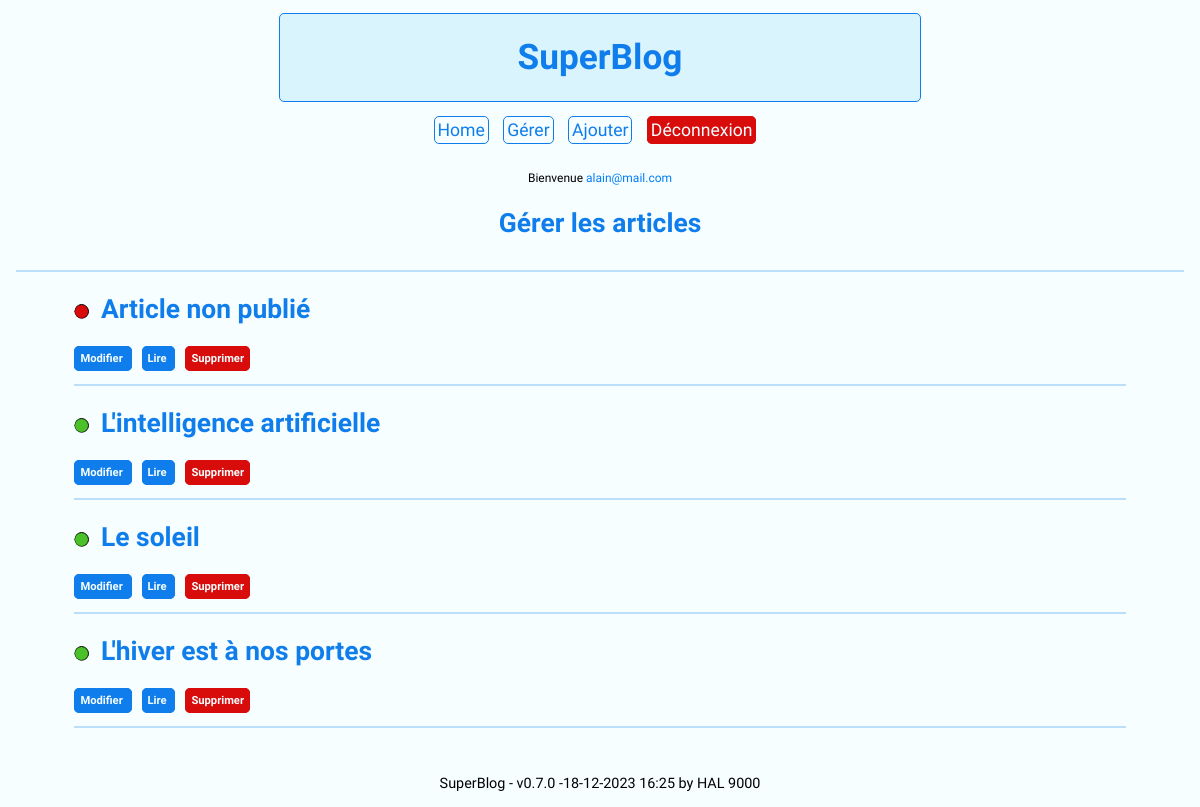
The app's page /manager.php (signed in) with its own data.
### tables this page shows
CREATE TABLE `articles` (
  `id` int(10) UNSIGNED NOT NULL,
  `title` varchar(250) NOT NULL,
  `content` longtext NOT NULL,
  `picture` varchar(250) DEFAULT NULL,
  `active` tinyint(3) UNSIGNED DEFAULT 1
);

### app/functions/fct-db.php (called while the page is built, shortened)
<?php
function getAllArticlesDB($conn, $active = '%') {
    try {
        $req = $conn->prepare("SELECT * FROM articles WHERE active LIKE :active ORDER BY id DESC");
        $req->bindParam(':active', $active);
        $req->execute();
        $resultat = $req->fetchall(PDO::FETCH_ASSOC);
        return $resultat;
    } catch (PDOException $e) {
        (DEBUG)? $st = 'Error : ' . $e->getMessage() : $st = "Error in : getAllArticlesDB() function";
        return $st;
    }
}

### app/functions/fct-ui.php (the view, shortened to what this page needs)
<?php
function displayNavigation(){
    $navigation = '';
    if($_SESSION['IDENTIFY']){
        $navigation .= '
        <nav>
            <ul class="menu">
                <li><a href="index.php">Home</a></li>
                <li><a href="manager.php">Gérer</a></li>
                <li><a href="add.php">Ajouter</a></li>
                <li><a href="logoff.php" class="btn-danger">Déconnexion</a></li>
            </ul>
            <div class="welcome"> Bienvenue <span>'.$_SESSION['user_email'].'</span></div>
        <nav>';
    }
    echo $navigation;
}
function displayHeadSection($title = APP_NAME){
    $head = '
        <meta charset="UTF-8">
        <meta name="viewport" content="width=device-width, initial-scale=1.0">
        <link rel="icon" type="image/png" href="assets/img/favicon.png">
        <link rel="preconnect" href="https://fonts.gstatic.com">
        <link rel="stylesheet" href="https://cdnjs.cloudflare.com/ajax/libs/modern-normalize/2.0.0/modern-normalize.min.css" />
        <link rel="stylesheet" href="assets/css/styles.css">
        <title>' . $title . '</title>
    ';
    echo $head;
}
function displayArticlesForManager($resultats) {
    foreach ($resultats as $article) {
        $publication = ($article['active'])? '<span class="circle-published" title="Article publié"></span>' : '<span class="circle-not-published" title="Article non publié"></span>';
        echo '<article>';
        echo '<h2>' . $publication . ' ' . $article['title'] . '</h2>';
        echo '<p><a class="btn-mini" href="edit.php?id='.$article['id'].'"> Modifier </a> <a class="btn-mini" href="article.php?id='.$article['id'].'"> Lire </a>  <a class="btn-mini btn-danger" href="manager.php?id='.$article['id'].'&action=deleteArticle"> Supprimer </a></p>';
        echo '</article>';
        echo '<hr>';
    }
}
function displayFooter($app_name = APP_NAME, $app_version = APP_VERSION, $app_update = APP_UPDATED, $app_author = APP_AUTHOR) {
    echo"<p>$app_name - $app_version -$app_update by $app_author<p>";
}

### assets/css/styles.css (style rules this page uses)
:root { --body-backg-color: rgb(246, 254, 255); --header-backg-color: rgb(217, 244, 253); --menu-item-color: rgb(15, 125, 235); --menu-item-color-hover: rgb(12, 72, 132); --danger-color: rgb(217, 12, 12); --backg-msg-danger-color: rgb(255, 208, 208); --success-color: rgb(39, 156, 18); --backg-msg-success-color: rgb(222, 254, 180); --danger-color-hover: rgb(147, 13, 13); --link-color: rgb(1, 125, 248); --published-color: rgb(74, 192, 41); --border-width: 1px; }
body { font-family: "Exo 2", sans-serif; font-size: 1.1rem; background-color: var(--body-backg-color); color: var(--body-color) }
h2 { color: var(--menu-item-color); }
article a { text-decoration: none; color: var(--menu-item-color); }
hr { margin: 1rem 0; border: var(--border-width) solid var(--menu-item-color); opacity: .25; }
.btn-mini { font-size: 0.7rem; background-color: var(--menu-item-color); color: var(--body-backg-color); border: 1px solid var(--menu-item-color); border-radius: 5px; padding: 5px; margin-right: 10px; font-weight: bold; }
.btn-danger { background-color: var(--danger-color)!important; color: var(--body-backg-color) !important; border: 1px solid var(--danger-color)!important; }
.menu { list-style-type: none; padding-left: 0; margin-bottom: 2rem; }
.menu a { text-decoration: none; border: 1px solid var(--menu-item-color); border-radius: 5px; color: var(--menu-item-color); padding: 3px; margin-right: 10px; }
.circle-published { display: inline-block; background: var(--published-color); border-radius: 50%; width: 15px; height: 15px; shape-outside: circle(); clip-path: circle(); border: 1px solid black; margin-right: 5px; vertical-align: middle; }
.circle-not-published { display: inline-block; background: var(--danger-color); border-radius: 50%; width: 15px; height: 15px; shape-outside: circle(); clip-path: circle(); border: 1px solid black; margin-right: 5px; vertical-align: middle; }
.welcome { text-align: center; font-size: .750rem; margin-bottom: 1rem; }
.welcome > span { color: var(--link-color); }
#main-menu ul { list-style-type: none; }
#main-menu ul li { display: inline; margin: 0 !important; }

### records on screen
articles: active 0 (drawn), title "Article non publié"
articles: active 1 (drawn), title "L'intelligence artificielle"
articles: active 1 (drawn), title "Le soleil"
articles: active 1 (drawn), title "L'hiver est à nos portes"

### other values on screen
APP_NAME "SuperBlog"
$_SESSION['user_email'] "alain@mail.com"
$app_name "SuperBlog"
$app_version "v0.7.0"
$app_update "18-12-2023 16:25"
$app_author "HAL 9000"
